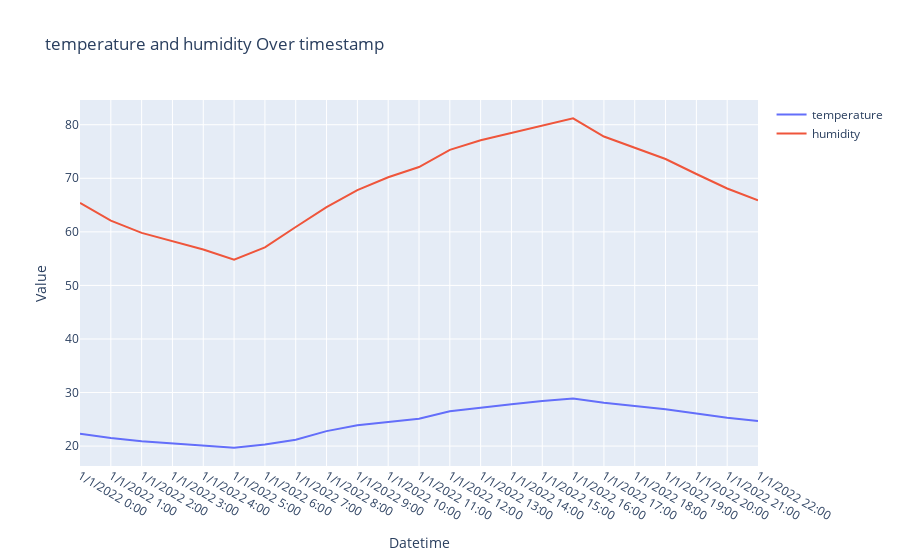

Notebook cell for this chart:
### Code cell
# from task    (the part--4)
# this part of the code will describe the visualization of the data using plotly. this will Plot temperature 
# and humidity over time in a line chart with different colors for each.
fig = go.Figure()

fig.add_trace(go.Scatter(x=updated_csvfile_read['Timestamp'], y=updated_csvfile_read['Temperature'], name='temperature'))
fig.add_trace(go.Scatter(x=updated_csvfile_read['Timestamp'], y=updated_csvfile_read['Humidity'], name='humidity',))
fig.update_layout(title='temperature and humidity Over timestamp', xaxis_title='Datetime', yaxis_title='Value')
fig.show()

### Figure 1 — Plotly figure (JSON) as saved in the notebook; plotly's stock layout.template omitted (floating-point values rounded to 4 significant figures)
{"data": [{"name": "temperature", "type": "scatter", "x": ["1/1/2022 0:00", "1/1/2022 1:00", "1/1/2022 2:00", "1/1/2022 3:00", "1/1/2022 4:00", "1/1/2022 5:00", "1/1/2022 6:00", "1/1/2022 7:00", "1/1/2022 8:00", "1/1/2022 9:00", "1/1/2022 10:00", "1/1/2022 11:00", "1/1/2022 12:00", "1/1/2022 13:00", "1/1/2022 14:00", "1/1/2022 15:00", "1/1/2022 16:00", "1/1/2022 17:00", "1/1/2022 18:00", "1/1/2022 19:00", "1/1/2022 20:00", "1/1/2022 21:00", "1/1/2022 22:00"], "y": [22.3, 21.5, 20.9, 20.5, 20.1, 19.7, 20.3, 21.2, 22.8, 23.9, 24.5, 25.1, 26.5, 27.2, 27.8, 28.4, 28.9, 28.1, 27.5, 26.9, 26.1, 25.3, 24.7]}, {"name": "humidity", "type": "scatter", "x": ["1/1/2022 0:00", "1/1/2022 1:00", "1/1/2022 2:00", "1/1/2022 3:00", "1/1/2022 4:00", "1/1/2022 5:00", "1/1/2022 6:00", "1/1/2022 7:00", "1/1/2022 8:00", "1/1/2022 9:00", "1/1/2022 10:00", "1/1/2022 11:00", "1/1/2022 12:00", "1/1/2022 13:00", "1/1/2022 14:00", "1/1/2022 15:00", "1/1/2022 16:00", "1/1/2022 17:00", "1/1/2022 18:00", "1/1/2022 19:00", "1/1/2022 20:00", "1/1/2022 21:00", "1/1/2022 22:00"], "y": [65.4, 62.1, 59.8, 58.2, 56.7, 54.8, 57.1, 60.9, 64.6, 67.8, 70.2, 72.1, 75.3, 77.1, 78.5, 79.8, 81.2, 77.8, 75.7, 73.6, 70.8, 68.1, 65.9]}], "layout": {"title": {"text": "temperature and humidity Over timestamp"}, "xaxis": {"title": {"text": "Datetime"}}, "yaxis": {"title": {"text": "Value"}}}}
